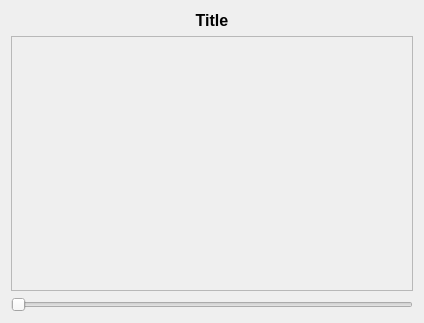
<?xml version="1.0" encoding="UTF-8"?>
<ui version="4.0">
 <class>Image</class>
 <widget class="QWidget" name="Image">
  <property name="geometry">
   <rect>
    <x>0</x>
    <y>0</y>
    <width>424</width>
    <height>323</height>
   </rect>
  </property>
  <property name="windowTitle">
   <string>Image</string>
  </property>
  <property name="styleSheet">
   <string notr="true">#frame {
	background-color: rgb(255, 255, 255);
}</string>
  </property>
  <layout class="QGridLayout" name="gridLayout">
   <item row="2" column="0">
    <widget class="QSlider" name="horizontalSlider">
     <property name="orientation">
      <enum>Qt::Horizontal</enum>
     </property>
    </widget>
   </item>
   <item row="1" column="0">
    <widget class="QFrame" name="frame">
     <property name="frameShape">
      <enum>QFrame::NoFrame</enum>
     </property>
     <property name="frameShadow">
      <enum>QFrame::Raised</enum>
     </property>
     <layout class="QVBoxLayout" name="verticalLayout">
      <property name="spacing">
       <number>0</number>
      </property>
      <property name="leftMargin">
       <number>0</number>
      </property>
      <property name="topMargin">
       <number>0</number>
      </property>
      <property name="rightMargin">
       <number>0</number>
      </property>
      <property name="bottomMargin">
       <number>0</number>
      </property>
      <item>
       <widget class="QScrollArea" name="scrollArea">
        <property name="sizePolicy">
         <sizepolicy hsizetype="Preferred" vsizetype="Preferred">
          <horstretch>0</horstretch>
          <verstretch>0</verstretch>
         </sizepolicy>
        </property>
        <property name="verticalScrollBarPolicy">
         <enum>Qt::ScrollBarAsNeeded</enum>
        </property>
        <property name="horizontalScrollBarPolicy">
         <enum>Qt::ScrollBarAsNeeded</enum>
        </property>
        <property name="sizeAdjustPolicy">
         <enum>QAbstractScrollArea::AdjustToContents</enum>
        </property>
        <property name="widgetResizable">
         <bool>true</bool>
        </property>
        <property name="alignment">
         <set>Qt::AlignCenter</set>
        </property>
        <widget class="QWidget" name="scrollAreaContent">
         <property name="geometry">
          <rect>
           <x>0</x>
           <y>0</y>
           <width>404</width>
           <height>248</height>
          </rect>
         </property>
         <property name="sizePolicy">
          <sizepolicy hsizetype="Preferred" vsizetype="Preferred">
           <horstretch>0</horstretch>
           <verstretch>0</verstretch>
          </sizepolicy>
         </property>
         <layout class="QVBoxLayout" name="verticalLayout_2">
          <property name="spacing">
           <number>0</number>
          </property>
          <property name="leftMargin">
           <number>0</number>
          </property>
          <property name="topMargin">
           <number>0</number>
          </property>
          <property name="rightMargin">
           <number>0</number>
          </property>
          <property name="bottomMargin">
           <number>0</number>
          </property>
          <item>
           <widget class="QLabel" name="labelImage">
            <property name="sizePolicy">
             <sizepolicy hsizetype="Preferred" vsizetype="Preferred">
              <horstretch>0</horstretch>
              <verstretch>0</verstretch>
             </sizepolicy>
            </property>
            <property name="font">
             <font>
              <family>Segoe UI</family>
              <pointsize>10</pointsize>
             </font>
            </property>
            <property name="text">
             <string/>
            </property>
            <property name="alignment">
             <set>Qt::AlignCenter</set>
            </property>
           </widget>
          </item>
         </layout>
        </widget>
       </widget>
      </item>
     </layout>
    </widget>
   </item>
   <item row="0" column="0">
    <widget class="QLabel" name="labelTitle">
     <property name="sizePolicy">
      <sizepolicy hsizetype="Preferred" vsizetype="Fixed">
       <horstretch>0</horstretch>
       <verstretch>0</verstretch>
      </sizepolicy>
     </property>
     <property name="font">
      <font>
       <family>Segoe UI</family>
       <pointsize>12</pointsize>
       <bold>true</bold>
      </font>
     </property>
     <property name="styleSheet">
      <string notr="true">font-weight: bold;</string>
     </property>
     <property name="text">
      <string>Title</string>
     </property>
     <property name="alignment">
      <set>Qt::AlignCenter</set>
     </property>
    </widget>
   </item>
  </layout>
 </widget>
 <resources>
  <include location="../resources.qrc"/>
 </resources>
 <connections/>
</ui>
